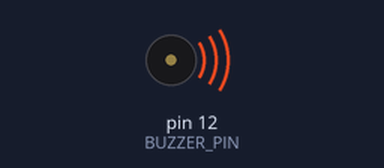
This sketch was run on a simulated Arduino Uno, built with avr-gcc and run on an emulated ATmega328P. Parts: buzzer (waves = sounding).

Above: at 0.1 s.
At 1.6 s:
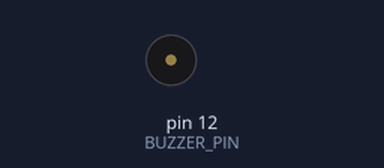
Timing chart, 0 to 3.1 s (numbered marks = the images above):
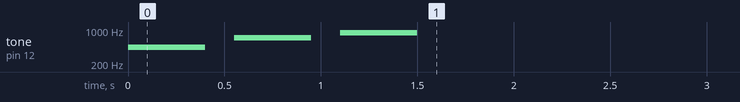

The sketch:

Challenge01_ChangeNote.ino
```cpp
// Play a three-note tune. Change the middle pitch to make a different tune.
const int BUZZER_PIN = 12;
const int NOTES[] = {440, 700, 880};

void setup() {
  pinMode(BUZZER_PIN, OUTPUT);

  for (int index = 0; index < 3; index++) {
    tone(BUZZER_PIN, NOTES[index]);
    delay(400);
    noTone(BUZZER_PIN);
    delay(150);
  }
}

void loop() {
}
```
